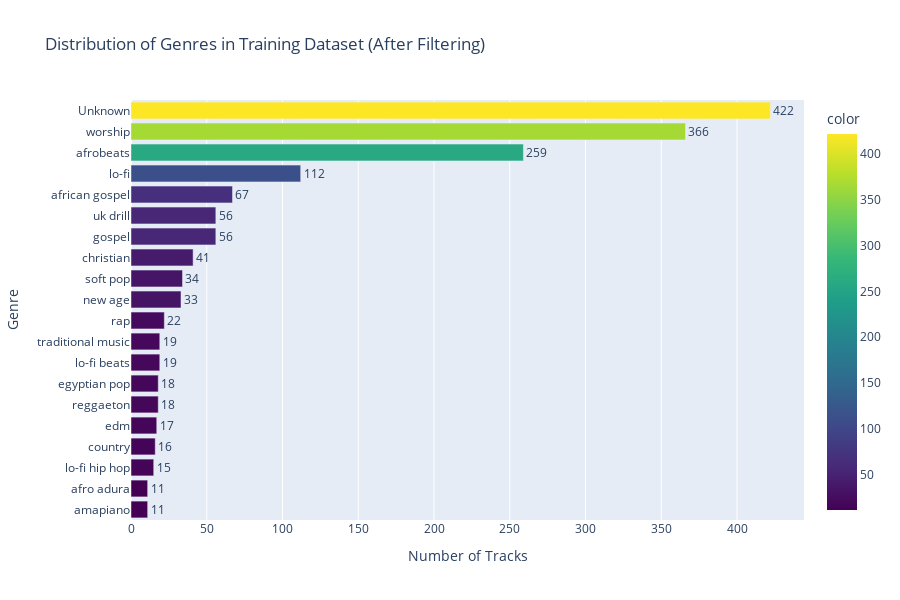

Notebook code for this chart:
### Markdown cell above
### 4.6 Feature Analysis and Visualization

Before training our models, it's essential to understand the structure and relationships within our features. This exploratory analysis will help us:

1. **Understand class balance** - Are some genres overrepresented?
2. **Identify feature correlations** - Do certain features move together?
3. **Detect potential issues** - Are features on vastly different scales?
4. **Gain intuition** - What do the features tell us about music?

#### 4.6.1 Genre Distribution Analysis

First, let's visualize the distribution of our 20 filtered genres to understand class balance.

### Code cell
# Visualization 1: Genre Distribution
print(f"{'='*70}")
print(f"VISUALIZATION 1: GENRE DISTRIBUTION")
print(f"{'='*70}\n")

# Prepare data for visualization
genre_dist = df_tracks_filtered['genre'].value_counts().sort_values(ascending=True)

# Create horizontal bar chart for better label readability
fig_genre_dist = px.bar(
    x=genre_dist.values,
    y=genre_dist.index,
    orientation='h',
    labels={'x': 'Number of Tracks', 'y': 'Genre'},
    title='Distribution of Genres in Training Dataset (After Filtering)',
    color=genre_dist.values,
    color_continuous_scale='Viridis',
    text=genre_dist.values
)

fig_genre_dist.update_traces(texttemplate='%{text}', textposition='outside')
fig_genre_dist.update_layout(
    height=600,
    showlegend=False,
    xaxis_title='Number of Tracks',
    yaxis_title='Genre'
)

fig_genre_dist.show()

# Calculate imbalance metrics
max_count = genre_dist.max()
min_count = genre_dist.min()
imbalance_ratio = max_count / min_count

print(f"\nClass Balance Analysis:")
print(f"  Most common genre:  {genre_dist.index[-1]} ({max_count} tracks)")
print(f"  Least common genre: {genre_dist.index[0]} ({min_count} tracks)")
print(f"  Imbalance ratio:    {imbalance_ratio:.2f}:1")
print(f"  Mean tracks/genre:  {genre_dist.mean():.1f}")
print(f"  Median tracks/genre: {genre_dist.median():.1f}")

if imbalance_ratio > 10:
    print(f"\n⚠ Warning: Dataset is imbalanced (ratio > 10:1)")
    print(f"  The model may be biased toward majority classes.")
else:
    print(f"\n✓ Dataset has moderate imbalance (ratio < 10:1)")

### Figure 1 — Plotly figure (JSON) as saved in the notebook; plotly's stock layout.template omitted (floating-point values rounded to 4 significant figures)
{"data": [{"hovertemplate": "Number of Tracks=%{x}<br>Genre=%{y}<br>text=%{text}<br>color=%{marker.color}<extra></extra>", "legendgroup": "", "marker": {"color": [11, 11, 15, 16, 17, 18, 18, 19, 19, 22, 33, 34, 41, 56, 56, 67, 112, 259, 366, 422], "coloraxis": "coloraxis", "pattern": {"shape": ""}}, "name": "", "orientation": "h", "showlegend": false, "text": [11.0, 11.0, 15.0, 16.0, 17.0, 18.0, 18.0, 19.0, 19.0, 22.0, 33.0, 34.0, 41.0, 56.0, 56.0, 67.0, 112.0, 259.0, 366.0, 422.0], "textposition": "outside", "texttemplate": "%{text}", "type": "bar", "x": [11, 11, 15, 16, 17, 18, 18, 19, 19, 22, 33, 34, 41, 56, 56, 67, 112, 259, 366, 422], "xaxis": "x", "y": ["amapiano", "afro adura", "lo-fi hip hop", "country", "edm", "reggaeton", "egyptian pop", "lo-fi beats", "traditional music", "rap", "new age", "soft pop", "christian", "gospel", "uk drill", "african gospel", "lo-fi", "afrobeats", "worship", "Unknown"], "yaxis": "y"}], "layout": {"barmode": "relative", "coloraxis": {"colorbar": {"title": {"text": "color"}}, "colorscale": [[0, "#440154"], [0.1111, "#482878"], [0.2222, "#3e4989"], [0.3333, "#31688e"], [0.4444, "#26828e"], [0.5556, "#1f9e89"], [0.6667, "#35b779"], [0.7778, "#6ece58"], [0.8889, "#b5de2b"], [1, "#fde725"]]}, "height": 600, "legend": {"tracegroupgap": 0}, "showlegend": false, "title": {"text": "Distribution of Genres in Training Dataset (After Filtering)"}, "xaxis": {"anchor": "y", "domain": [0, 1], "title": {"text": "Number of Tracks"}}, "yaxis": {"anchor": "x", "domain": [0, 1], "title": {"text": "Genre"}}}}
